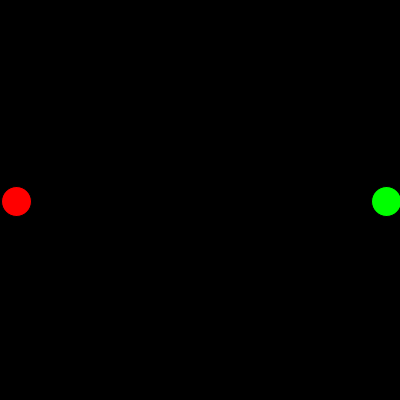
Frame 1 (no input)
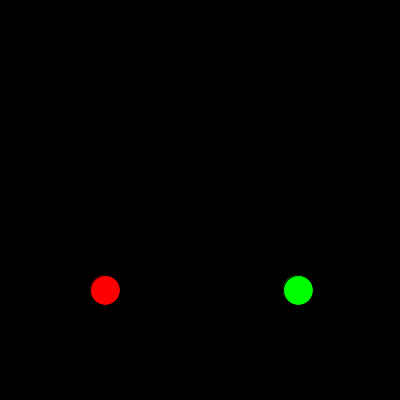
Frame 60 (the mouse pressed at the canvas centre just before this capture)
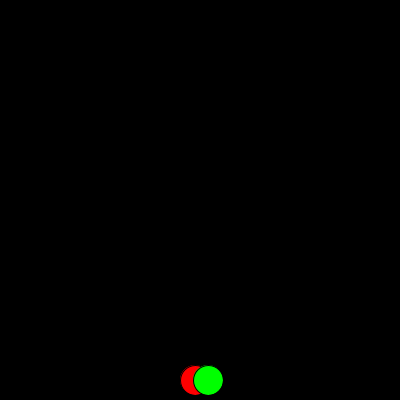
Frame 120 (the mouse held since frame 60 and released just before this capture)

The Processing sketch that drew these frames (run headless with seeded random() and noise(); from frame 60 on, the mouse is pressed at the canvas centre):

// Processing sketch: exer28_basic_class
// ── exer28_basic_class.pde
Circle circle1; // counter clockwise
Circle circle2; // clockwise

void setup() {
  size(400, 400);
  circle1 = new Circle(15, 200, 30, 1.5, color(255, 0, 0));
  circle2 = new Circle(width - 15, height - 200, 30, 1.5, color(0, 255, 0));
}

void draw(){
  background(0);
  circle1.moveY();
  circle1.moveX();
  circle1.display();
  
  circle2.moveY();
  circle2.moveX();
  circle2.display();
}

// ── Circle.pde
class Circle {
  
  // variables
  float x;
  float y;
  float diam;
  float speed;
  float yDirection = 1;
  float xDirection = 1;
  color fill;
  
  // constructor
  Circle(float tempX, float tempY, float tempDiam, float tempSpeed, color tempFill) {
    x = tempX;
    y = tempY;
    diam = tempDiam;
    speed = tempSpeed;
    fill = tempFill;
  }
  
  // methods
  void display() {
    fill(fill);
    ellipse(x, y, diam, diam);
  }
  
  void moveY() {
    y += (speed * yDirection);
    if(y > height - diam/2 || y < diam/2) {
      yDirection *= -1;
    } 
  }
  
  void moveX() {
    x += (speed * xDirection);
    if(x > height - diam/2 || x < diam/2) {
      xDirection *= -1;
    } 
  }
  
  

};
